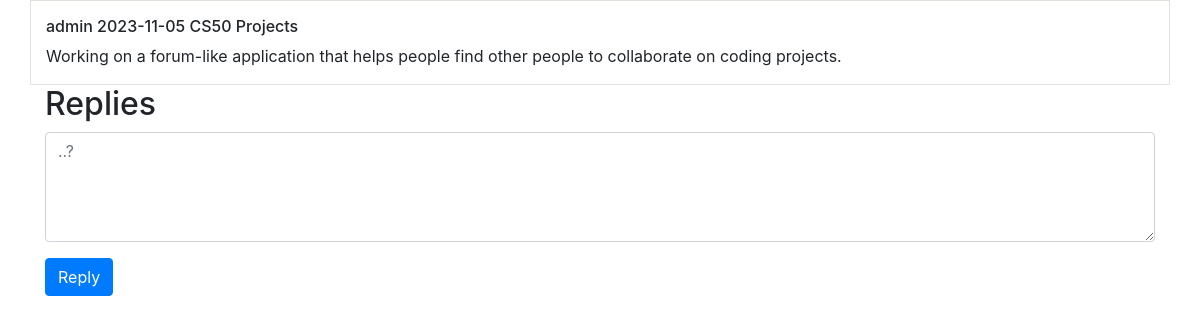
/post/1, run on an earlier commit of the app's database.
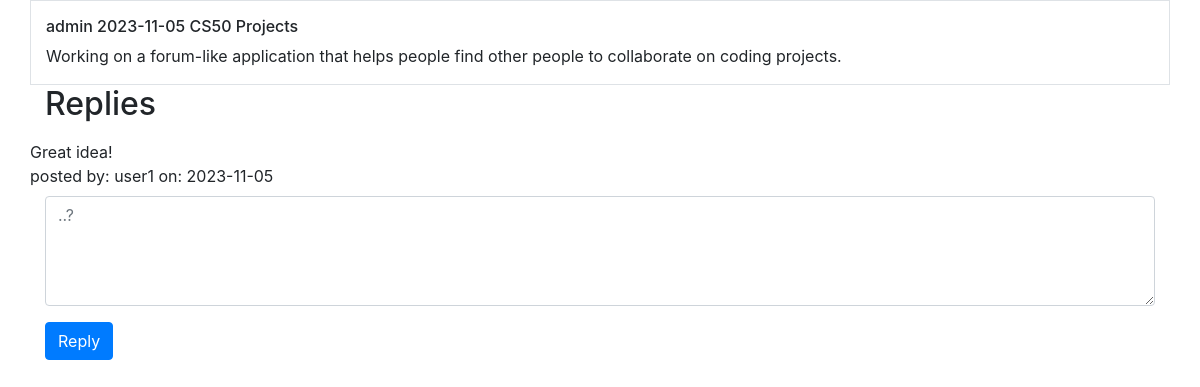
And on a later commit of the database.
### tables this page shows
CREATE TABLE replies(
    id INTEGER PRIMARY KEY AUTOINCREMENT NOT NULL,
    post_id INTEGER NOT NULL,
    user_id INTEGER NOT NULL,
    content TEXT NOT NULL,
    creation_date DATETIME NOT NULL
);

CREATE TABLE users(
    id INTEGER PRIMARY KEY AUTOINCREMENT NOT NULL,
    email TEXT UNIQUE NOT NULL,
    username TEXT UNIQUE NOT NULL,
    password_hash TEXT NOT NULL,
    first_name TEXT,
    last_name TEXT,
    birth_date DATE,
    registration_date DATETIME NOT NULL
);

### app.py (the view)
@app.route("/post/<int:id>", methods=["GET", "POST"])
def post(id):
    if request.method == "POST":
        cursor.execute("INSERT INTO replies (post_id, user_id, content, creation_date) VALUES (?, ?, ?, ?)", (id, int(session["user_id"]), request.form.get("reply"), date.today()))
        conn.commit()
    cursor.execute("""SELECT posts.content, posts.creation_date, users.username, categories.category_name
                   FROM posts
                   JOIN users ON users.id = posts.user_id
                   JOIN categories ON categories.id = posts.category_id
                   WHERE posts.id = ?;""", [int(id)])
    post = cursor.fetchall()
    print(post)
    cursor.execute("""SELECT replies.content, replies.creation_date, users.username
                   FROM replies
                   JOIN users ON users.id = replies.user_id
                   WHERE post_id = ?""", [int(id)])
    replies = cursor.fetchall()
    return render_template("post.html", post=post, id = id, replies = replies)

### templates/post.html
{% extends "layout.html" %}
{% block main %}
<div class="row pt-3 align-items-start border">
    <div class="col-12">
        <h6>{{post[0][2]}} {{post[0][1]}} {{post[0][3]}}</h6>
    </div>
    <div class="col text-left">
        <p>{{post[0][0]}}</p>
    </div>
</div>
    <h2>Replies</h2>
    {% for reply in replies %}
    <div class="row py-2 align-items-start">
        {{ reply[0] }}
        <br>
        posted by: {{ reply[2] }} on: {{reply[1]}}
    </div>
    {% endfor %}
    <form action="/post/{{id}}" method="POST" id="replyform">
        <div class="mb-3">
            <textarea class="form-control mx-auto" id="reply" name="reply" form="replyform" rows="4" cols="50" maxlength="140" placeholder="..?"></textarea>
        </div>
        <button class="btn btn-primary" type="submit">Reply</button>
    </form>
{% endblock %}

What changed in the data, as far as the page shows it:
added replies: content "Great idea!", username "user1", creation_date "2023-11-05"
